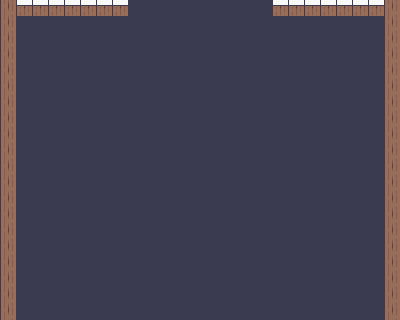

Rendered tile map (Tiled .tmx) drawn with the repository's tilesets; below, a short description and the full map source, tile grids included:
An orthogonal 25x20 tile map with 16x16 px tiles, 1 tile layer (Camada de Blocos 1).

<map version="1.10" tiledversion="1.11.2" orientation="orthogonal" renderorder="right-down" width="25" height="20" tilewidth="16" tileheight="16" infinite="0" nextlayerid="2" nextobjectid="1">
 <tileset firstgid="1" name="paredes" tilewidth="16" tileheight="16" tilecount="391" columns="17">
  <image source="paredes.png" width="272" height="368" />
 </tileset>
 <layer id="1" name="Camada de Blocos 1" width="25" height="20">
  <data encoding="csv">
226,229,229,229,229,229,229,229,13,13,13,13,13,13,13,13,13,229,229,229,229,229,229,229,226,
226,13,13,13,13,13,13,13,13,13,13,13,13,13,13,13,13,13,13,13,13,13,13,13,226,
226,13,13,13,13,13,13,13,13,13,13,13,13,13,13,13,13,13,13,13,13,13,13,13,226,
226,13,13,13,13,13,13,13,13,13,13,13,13,13,13,13,13,13,13,13,13,13,13,13,226,
226,13,13,13,13,13,13,13,13,13,13,13,13,13,13,13,13,13,13,13,13,13,13,13,226,
226,13,13,13,13,13,13,13,13,13,13,13,13,13,13,13,13,13,13,13,13,13,13,13,226,
226,13,13,13,13,13,13,13,13,13,13,13,13,13,13,13,13,13,13,13,13,13,13,13,226,
226,13,13,13,13,13,13,13,13,13,13,13,13,13,13,13,13,13,13,13,13,13,13,13,226,
226,13,13,13,13,13,13,13,13,13,13,13,13,13,13,13,13,13,13,13,13,13,13,13,226,
226,13,13,13,13,13,13,13,13,13,13,13,13,13,13,13,13,13,13,13,13,13,13,13,226,
226,13,13,13,13,13,13,13,13,13,13,13,13,13,13,13,13,13,13,13,13,13,13,13,226,
226,13,13,13,13,13,13,13,13,13,13,13,13,13,13,13,13,13,13,13,13,13,13,13,226,
226,13,13,13,13,13,13,13,13,13,13,13,13,13,13,13,13,13,13,13,13,13,13,13,226,
226,13,13,13,13,13,13,13,13,13,13,13,13,13,13,13,13,13,13,13,13,13,13,13,226,
226,13,13,13,13,13,13,13,13,13,13,13,13,13,13,13,13,13,13,13,13,13,13,13,226,
226,13,13,13,13,13,13,13,13,13,13,13,13,13,13,13,13,13,13,13,13,13,13,13,226,
226,13,13,13,13,13,13,13,13,13,13,13,13,13,13,13,13,13,13,13,13,13,13,13,226,
226,13,13,13,13,13,13,13,13,13,13,13,13,13,13,13,13,13,13,13,13,13,13,13,226,
226,13,13,13,13,13,13,13,13,13,13,13,13,13,13,13,13,13,13,13,13,13,13,13,226,
226,13,13,13,13,13,13,13,13,13,13,13,13,13,13,13,13,13,13,13,13,13,13,13,226
</data>
 </layer>
</map>
